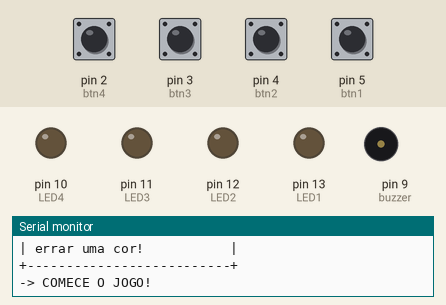
Bench run of a program on a simulated Arduino Uno, built with avr-gcc and run on an emulated ATmega328P. Parts: output pins drawn as LEDs (lit = HIGH), buzzer (waves = sounding), the last lines printed to the serial monitor. The inputs (shaded band) are chosen by the test bench; at power-on: pin 2 (btn4), pin 3 (btn3), pin 4 (btn2), pin 5 (btn1) HIGH. Random numbers use the default seed unless the program sets one.

Above: at 5.5 s.
5.6 s: pin 2 (btn4) pulled LOW for 0.15 s
At 6.05 s:
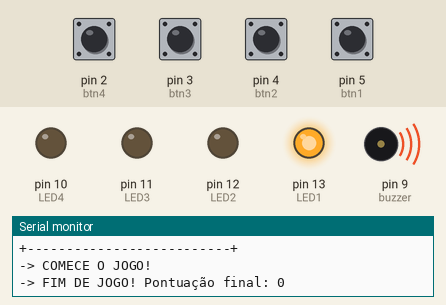
At 9.8 s:
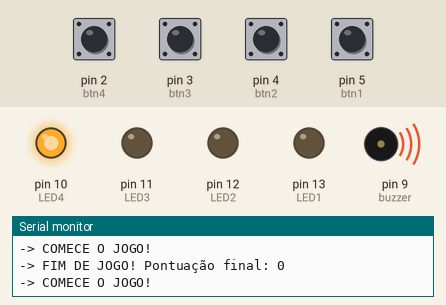
Timing chart, 0 to 11.5 s (numbered marks = the images above; inputs shaded):
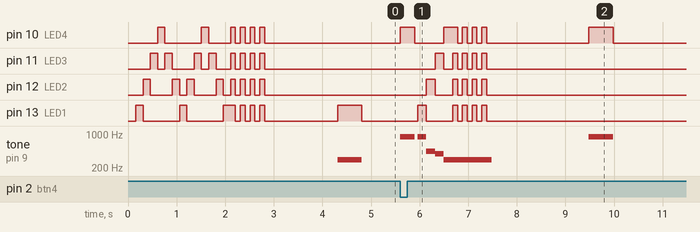

Measured:
- after the input at 5.6 s, pin 10 (LED4): goes HIGH 0.30 s, LOW 0.60 s, HIGH 0.28 s, 3 × (LOW 0.10 s, HIGH 0.10 s), LOW 2.1 s, HIGH 0.50 s, then LOW, starting at once; pin 11 (LED3): goes HIGH 0.18 s, LOW 0.18 s, 3 × (HIGH 0.10 s, LOW 0.10 s), HIGH 0.10 s, then LOW, starting after 0.72 s

The program:

main.cpp
```cpp
/*
 * -> Código-Fonte do Genius
 * -> Desenvolvido por: Guilherme Cordeiro
 * -> Ano: 2020, 2024
 *
 * -> [ATENÇÃO] O projeto está configurado para rodar em quaisquer micro-
 * 	controladores que possuam o chip ATmega328P, como o Arduino UNO e
 * 	Nano. Caso opte por utilizar um microcontrolador que tenha um chip
 * 	diferente, altere a configuração de placa em "platformio.ini".
 */

#include <Arduino.h>

// Declaração dos pinos digitais para os LED's, pushbuttons e buzzer (configurado para o Arduino UNO):
const int LED1 = 13;
const int LED2 = 12;
const int LED3 = 11;
const int LED4 = 10;
const int btn1 = 5;
const int btn2 = 4;
const int btn3 = 3;
const int btn4 = 2;
const int buzzer = 9;

// Definição das frequências sonoras relativas a cada cor
const int freq1 = 294;
const int freq2 = 392;
const int freq3 = 440;
const int freq4 = 880;

/* Vetor que armazena a sequência de 100 cores do jogo.
 *
 * A ideia de criar um vetor dinâmico (e consequentemente criar uma sequência de cores indefinida)
 * foi descartada por questões de limitação de memória dos sistemas embarcados, pois poderiam causar
 * problemas inesperados na execução do programa.
 */
int sequencia[100] = {};

// Variáveis de controle
int btnPressionado = -1;
int controle = 0;
int cont = 0;

// Declaração das funções auxiliares
void acenderLED(int LED, int freq, int delayLED);
void zerarVetor();

void setup() {
   Serial.begin(9600);

   // Define o modo dos pinos
   pinMode(LED1, OUTPUT);
   pinMode(LED2, OUTPUT);
   pinMode(LED3, OUTPUT);
   pinMode(LED4, OUTPUT);
   pinMode(btn1, INPUT_PULLUP);
   pinMode(btn2, INPUT_PULLUP);
   pinMode(btn3, INPUT_PULLUP);
   pinMode(btn4, INPUT_PULLUP);
   pinMode(buzzer, OUTPUT);

   // Mensagem de boas-vindas
   Serial.println("\n\n+--------------------------+");
   Serial.println("| Genius - Jogo da Memória |");
   Serial.println("+--------------------------+");
   Serial.println("| Sua pontuação final será |");
   Serial.println("| exibida assim que você   |");
   Serial.println("| errar uma cor!           |");
   Serial.println("+--------------------------+\n\n");

   // Gera uma seed para criar uma sequência aleatória de cores
   randomSeed(analogRead(A0));

   // Rotina de introdução ao jogo
   for (int cont = 0; cont < 2; cont ++) {
      acenderLED(LED1, 0, 150);
      acenderLED(LED2, 0, 150);
      acenderLED(LED3, 0, 150);
      acenderLED(LED4, 0, 150);
      acenderLED(LED3, 0, 150);
      acenderLED(LED2, 0, 150);
   }
   acenderLED(LED1, 0, 150);
   for (int cont = 0; cont <= 3; cont ++) {
      digitalWrite(LED1, HIGH);
      digitalWrite(LED2, HIGH);
      digitalWrite(LED3, HIGH);
      digitalWrite(LED4, HIGH);
      delay(100);
      digitalWrite(LED1, LOW);
      digitalWrite(LED2, LOW);
      digitalWrite(LED3, LOW);
      digitalWrite(LED4, LOW);
      delay(100);
   }
   delay(1400);
}

void loop() {
   // O jogo armazena uma sequência de 100 cores (mais explicações na linha 31)
   for(controle = 0; controle < 100; controle ++) {

      // Mensagem de inicio de jogo
      if (controle == 0) Serial.println("-> COMECE O JOGO!");

      // Escolhe qual LED será aceso e armazena no vetor
      sequencia[controle] = random(4);

      // Loop que percorre por todo o vetor de sequência e acenderá as respectivas cores
      for (int numero = 0; numero <= controle; numero ++) {
         if (sequencia[numero] == 0) acenderLED(LED1, freq1, 500);
         else if (sequencia[numero] == 1) acenderLED(LED2, freq2, 500);
         else if (sequencia[numero] == 2) acenderLED(LED3, freq3, 500);
         else if (sequencia[numero] == 3) acenderLED(LED4, freq4, 500);
         delay(100);
      }

      // Loop que aguarda a ação do jogador. Ao pressionar um botão, será verificado se tal botão corresponde à cor correta.
      for (int numero = 0; numero <= controle; numero ++) {
         btnPressionado = -1;
         while (btnPressionado == -1) {
            if (digitalRead(btn1) == 0) {
               btnPressionado = 0;
               acenderLED(LED1, freq1, 300);
            } else if (digitalRead(btn2) == 0) {
               btnPressionado = 1;
               acenderLED(LED2, freq2, 300);
            } else if (digitalRead(btn3) == 0) {
               btnPressionado = 2;
               acenderLED(LED3, freq3, 300);
            } else if (digitalRead(btn4) == 0) {
               btnPressionado = 3;
               acenderLED(LED4, freq4, 300);
            }
         }
         delay(10);

         // Se "verdadeiro": Botão errado, fim de jogo! Se falso: Botão correto, o jogo continua!
         if (btnPressionado != sequencia[numero]) {

            // Printa a pontuação final e a reseta em seguida
            Serial.print("-> FIM DE JOGO! Pontuação final: ");
            Serial.print(controle);
            Serial.println("\n\n");
            controle = -1;

            // Rotina de encerramento do jogo
            delay(50);
            acenderLED(LED1, freq4, 180);
            acenderLED(LED2, freq3, 180);
            acenderLED(LED3, freq2, 180);
            acenderLED(LED4, freq1, 180);
            tone(buzzer, freq1);
            for (int cont = 0; cont < 4; cont ++) {
               digitalWrite(LED1, HIGH);
               digitalWrite(LED2, HIGH);
               digitalWrite(LED3, HIGH);
               digitalWrite(LED4, HIGH);
               delay(100);
               digitalWrite(LED1, LOW);
               digitalWrite(LED2, LOW);
               digitalWrite(LED3, LOW);
               digitalWrite(LED4, LOW);
               delay(100);
            }
            noTone(buzzer);

            // Limpa o vetor para iniciar um novo jogo
            zerarVetor();

            delay(1000);
            break;
         }
      }

      // Pequeno delay para iniciar um novo loop e prosseguir com uma nova cor
      delay(1000);
   }
   Serial.println("\n\nVocê chegou ao fim do jogo. O sketch está limitado a armazenar um limite de 100 cores devido a questões de limitação de memória dos sistemas embarcados.\n");
   Serial.println("O jogo será reiniciado em instantes...\n\n");

   // Limpa o vetor para iniciar um novo jogo
   zerarVetor();
   delay(5000);
}

// A) Função para acender um determinado LED e acionar o buzzer numa frequência determinada, por um breve período de tempo (em ms)
void acenderLED(int LED, int freq, int delayLED) {
   digitalWrite(LED, HIGH);
   if (freq != 0) tone(buzzer, freq);
   delay(delayLED);
   digitalWrite(LED, LOW);
   noTone(buzzer);
}

// B) Função que limpa o vetor de sequência de cores
void zerarVetor() {
   for (int limpar = 0; limpar < 100; limpar ++) {
      sequencia[limpar] = -1;
   }
}
```
